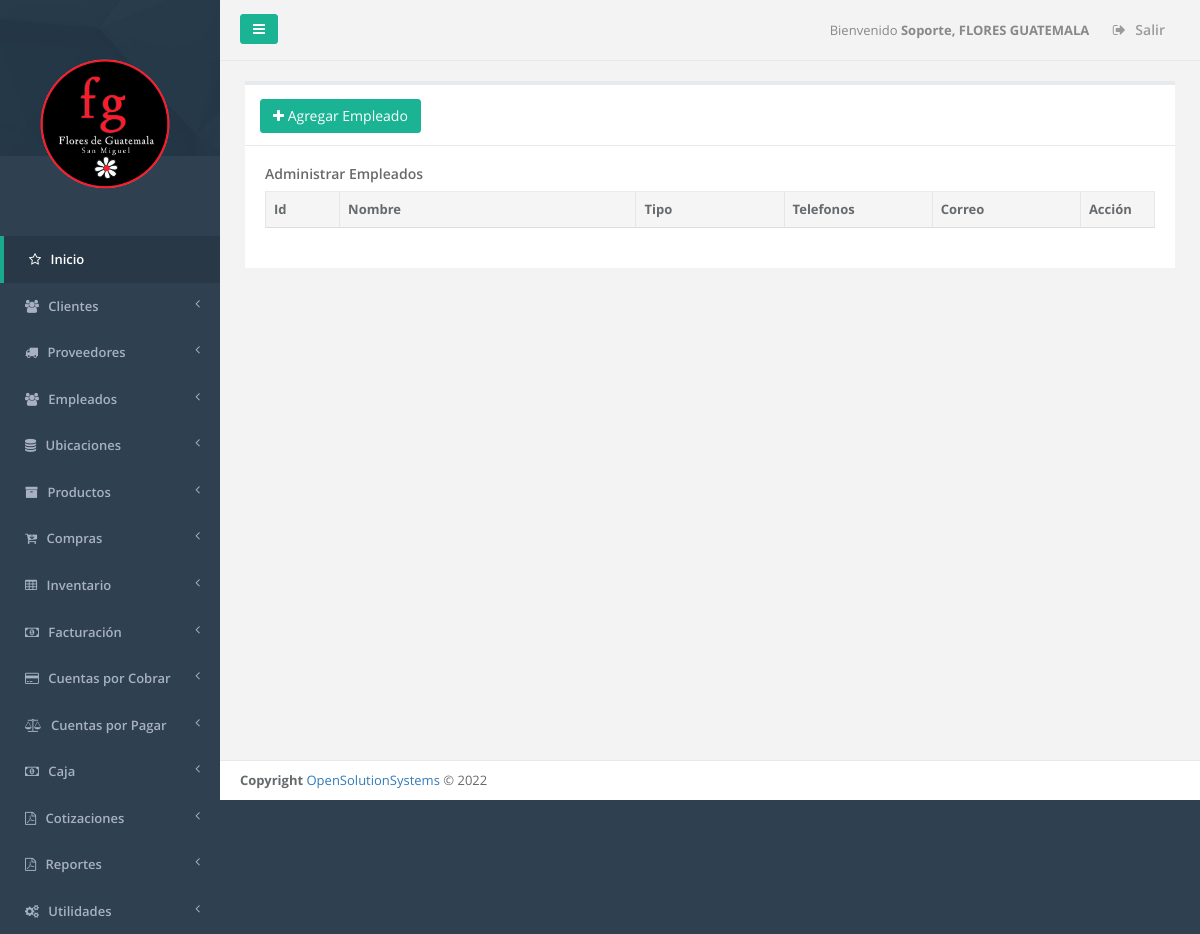
Before: /admin_empleado.php (signed in) with the older database file.
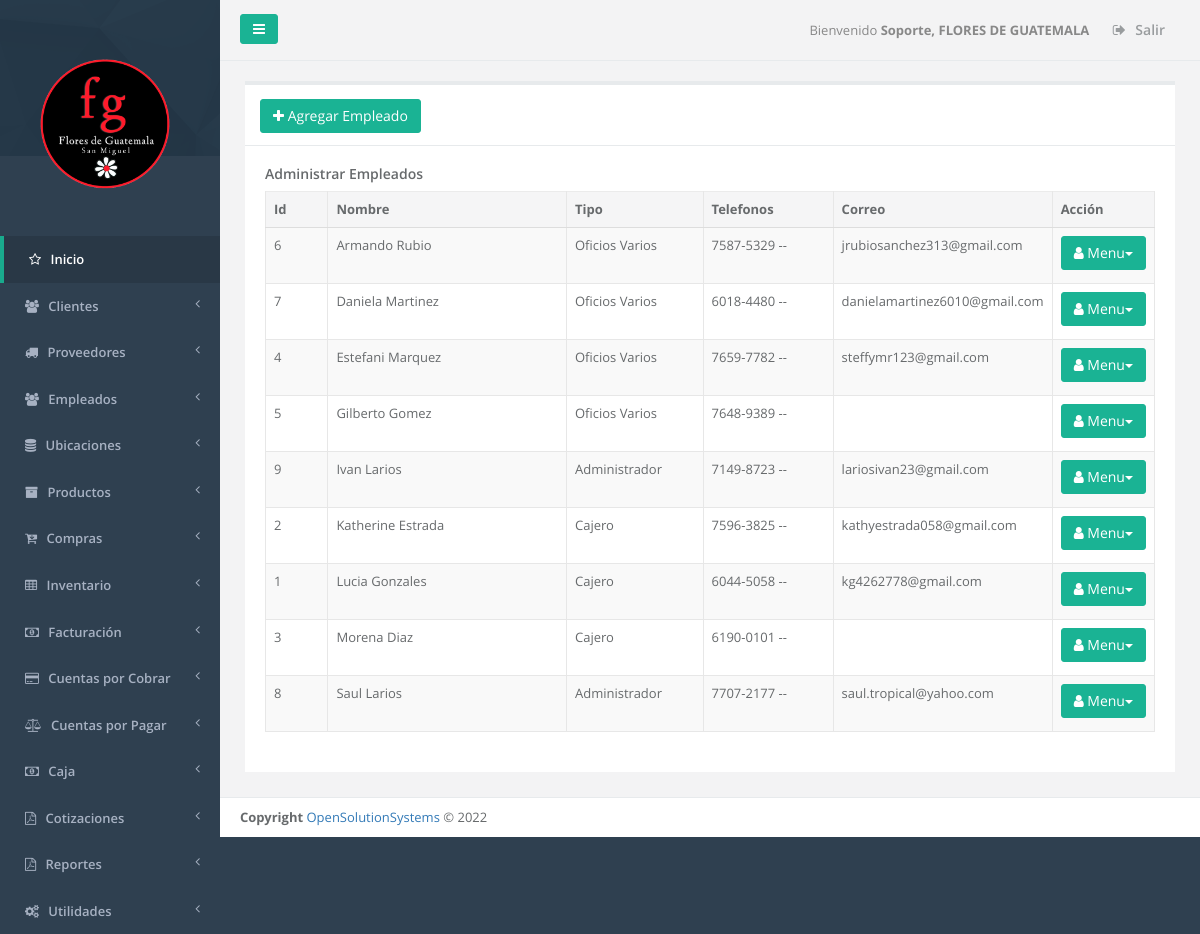
After: the same page with the newer database file.
### tables this page shows
CREATE TABLE `menu` (
  `id_server` int(11) NOT NULL,
  `unique_id` text NOT NULL,
  `id_menu` int(11) NOT NULL,
  `nombre` varchar(250) DEFAULT NULL,
  `prioridad` int(11) DEFAULT NULL,
  `icono` varchar(250) NOT NULL,
  `visible` tinyint(1) NOT NULL
);

CREATE TABLE `sucursal` (
  `id_server` int(11) NOT NULL,
  `unique_id` text NOT NULL,
  `id_sucursal` int(11) NOT NULL,
  `descripcion` text NOT NULL,
  `direccion` varchar(255) NOT NULL,
  `telefono1` varchar(20) NOT NULL,
  `telefono2` varchar(20) NOT NULL,
  `casa_matriz` tinyint(1) NOT NULL,
  `iva` float NOT NULL,
  `monto_retencion1` float NOT NULL,
  `monto_retencion10` float NOT NULL,
  `monto_percepcion` float NOT NULL,
  `n_sucursal` int(11) NOT NULL,
  `vigencia_factura` int(11) NOT NULL,
  `vigencia_pedido` int(11) NOT NULL,
  `giro` varchar(100) NOT NULL,
  `nrc` varchar(100) NOT NULL,
  `nit` varchar(100) NOT NULL,
  `razon_social` varchar(150) NOT NULL,
  `logo` varchar(150) NOT NULL,
  `serie_cof` varchar(100) NOT NULL,
  `desde_cof` int(11) NOT NULL,
  `hasta_cof` int(11) NOT NULL,
  `serie_ccf` varchar(100) NOT NULL,
  `desde_ccf` int(11) NOT NULL,
  `hasta_ccf` int(11) NOT NULL,
  `ultima_act` date NOT NULL
);

CREATE TABLE `empleado` (
  `id_server` int(11) NOT NULL,
  `unique_id` text NOT NULL,
  `id_sucursal` int(11) NOT NULL,
  `id_empleado` int(11) NOT NULL,
  `nombre` varchar(100) NOT NULL,
  `apellido` varchar(100) NOT NULL,
  `nit` varchar(20) NOT NULL,
  `dui` varchar(16) NOT NULL,
  `direccion` varchar(250) NOT NULL,
  `telefono1` varchar(12) NOT NULL,
  `telefono2` varchar(12) NOT NULL,
  `email` varchar(100) NOT NULL,
  `salariobase` float NOT NULL,
  `id_tipo_empleado` int(11) NOT NULL
);

CREATE TABLE `tipo_empleado` (
  `id_server` int(11) NOT NULL,
  `unique_id` text NOT NULL,
  `id_tipo_empleado` int(11) NOT NULL,
  `descripcion` varchar(250) NOT NULL
);

### _conexion.php (called while the page is built, shortened)
<?php
$username = "root";
$password = "admin$";
$hostname = "localhost";
$dbname = "flores_guatemala";
$conexion = mysqli_connect("$hostname","$username","$password","$dbname");
function _query($sql_string){
  global $conexion;
  mysqli_set_charset($conexion,"utf8");
  $query=mysqli_query($conexion,$sql_string);
  return $query;
}
function _fetch_array($sql_string){
  $fetched = mysqli_fetch_array($sql_string,MYSQLI_ASSOC);
  return $fetched;
}
function _num_rows($sql_string){
  $rows = mysqli_num_rows($sql_string);
  return $rows;
}
function get_name_script($url){
  if ( strpos($url, '/') !== FALSE ){
    $nombre_archivo_tmp = explode('/', $url);
  }
  $nombre_archivo= array_pop($nombre_archivo_tmp );
  return  $nombre_archivo;
}
function permission_usr($id_user,$filename){
  $sql1="SELECT menu.id_menu, menu.nombre as nombremenu, menu.prioridad,
  modulo.id_modulo,  modulo.nombre as nombremodulo, modulo.descripcion, modulo.filename,
  usuario_modulo.id_usuario,usuario.admin as admin
  FROM menu, modulo, usuario_modulo, usuario
  WHERE usuario.id_usuario='$id_user'
  AND menu.id_menu=modulo.id_menu
  AND usuario.id_usuario=usuario_modulo.id_usuario
  AND usuario_modulo.id_modulo=modulo.id_modulo
  AND modulo.filename='$filename'
  ";
  $result1=_query($sql1);
  $count1=_num_rows($result1);
  if($count1 >0){
    $row1=_fetch_array($result1);
    $admin=$row1['admin'];
    $nombremodulo=$row1['nombremodulo'];
    $filename=$row1['filename'];
    $name_link=$filename;
  }
  else{
    $name_link='NOT';
  }
  return $name_link;
}
?>

### admin_empleado.php (the view, shortened to what the changed rows need)
<?php
$_PAGE = array ();
$_PAGE ['links'] = null;
$_PAGE ['links'] .= '<link href="css/bootstrap.min.css" rel="stylesheet">';
$_PAGE ['links'] .= '<link href="font-awesome/css/font-awesome.css" rel="stylesheet">';
$_PAGE ['links'] .= '<link href="css/plugins/iCheck/custom.css" rel="stylesheet">';
$_PAGE ['links'] .= '<link href="css/plugins/chosen/chosen.css" rel="stylesheet">';
$_PAGE ['links'] .= '<link href="css/plugins/toastr/toastr.min.css" rel="stylesheet">';
$_PAGE ['links'] .= '<link href="css/plugins/jQueryUI/jquery-ui-1.10.4.custom.min.css" rel="stylesheet">';
$_PAGE ['links'] .= '<link href="css/plugins/jqGrid/ui.jqgrid.css" rel="stylesheet">';
$_PAGE ['links'] .= '<link href="css/plugins/dataTables/dataTables.bootstrap.css" rel="stylesheet">';
$_PAGE ['links'] .= '<link href="css/plugins/dataTables/dataTables.responsive.css" rel="stylesheet">';
$_PAGE ['links'] .= '<link href="css/plugins/dataTables/dataTables.tableTools.min.css" rel="stylesheet">';
$_PAGE ['links'] .= '<link href="css/animate.css" rel="stylesheet">';
$_PAGE ['links'] .= '<link href="css/style.css" rel="stylesheet">';
include_once "header.php";
include_once "main_menu.php";
$id_sucursal = $_SESSION["id_sucursal"];
$sql="SELECT e.*, te.descripcion FROM empleado AS e, tipo_empleado AS te WHERE e.id_tipo_empleado=te.id_tipo_empleado AND id_sucursal='$id_sucursal' ORDER BY e.nombre ASC, e.apellido ASC";
$result=_query($sql);
$id_user=$_SESSION["id_usuario"];
$admin=$_SESSION["admin"];
$uri = $_SERVER['SCRIPT_NAME'];
$filename=get_name_script($uri);
$links=permission_usr($id_user,$filename);
?>
<div class="wrapper wrapper-content  animated fadeInRight">
	<div class="row" id="row1">
		<div class="col-lg-12">
			<div class="ibox float-e-margins">
				<?php
				if ($links!='NOT' || $admin=='1' ) {
					?>
					<div class="ibox-content">
						<section>
							<table class="table table-striped table-bordered table-hover"id="editable">
								<thead>
									<tr>
										<th class="col-lg-1">Id </th>
										<th class="col-lg-4">Nombre</th>
										<th class="col-lg-2">Tipo</th>
										<th class="col-lg-2">Telefonos</th>
										<th class="col-lg-2">Correo</th>
										<th class="col-lg-1">Acci&oacute;n</th>
									</tr>
								</thead>
								<tbody>
									<?php
									while($row=_fetch_array($result))
									{
										$contacto=$row['nombre']."  ".$row['apellido'];
										$telefonos=$row['telefono1']." -- ".$row['telefono2'];
										$correo=$row['email'];
										$tipo=$row['descripcion'];
										echo "<tr>";
										echo"<td>".$row['id_empleado']."</td>
										<td>".$contacto."</td>
										<td>".$tipo."</td>
										<td>".$telefonos."</td>
										<td>".$correo."</td>";
										echo"<td><div class=\"btn-group\">
										<a href=\"#\" data-toggle=\"dropdown\" class=\"btn btn-primary dropdown-toggle\"><i class=\"fa fa-user icon-white\"></i> Menu<span class=\"caret\"></span></a>
										<ul class=\"dropdown-menu dropdown-primary\">";
										echo "</ul>
										</div>
										</td>
										</tr>";
									}
									?>
								</tbody>
							</table>
						</section>
					</div>
				</div>
				</div>
			</div>
		</div>
		<?php
		include("footer.php");
	}
	else {
		echo "<br><br><div class='alert alert-warning'>No tiene permiso para este modulo.</div></div></div></div></div>";
		include_once ("footer.php");
	}
	?>

### main_menu.php (shortened to what the changed rows need)
<?php
  $id_sucursal = $_SESSION['id_sucursal'];
  $sql_sucursal = "SELECT * FROM sucursal WHERE id_sucursal = '$id_sucursal'";
  $query_sucursal = _query($sql_sucursal);
  $row_sucursal = _fetch_array($query_sucursal);
  $logo = $row_sucursal['logo'];
?>
<nav class="navbar-default navbar-static-side" role="navigation">
  <div class="sidebar-collapse">
    <ul class="nav" id="side-menu">
      <li class="nav-header">
        <div class="dropdown profile-element"> <span>
          <img alt="image" class="img-responsive" src="<?php echo $logo;  ?>" width="180px" style="margin-left: -3%;">
        </span>
      </div>
    </li>
    <?php
    $id_user=$_SESSION["id_usuario"];
    $admin=$_SESSION["admin"];
    $sql_menus="SELECT id_menu, nombre, prioridad,icono FROM menu order by prioridad";
    $result=_query($sql_menus);
    $main_lnk='dashboard.php';
    while($row=_fetch_array($result))
    {
      $menuname=$row['nombre'];
      $id_menu=$row['id_menu'];
      $icono=$row['icono'];
      if($admin=='1')
      {
        $sql_links="SELECT distinct menu.id_menu, menu.nombre as nombremenu, menu.prioridad,
        modulo.id_modulo, modulo.nombre as nombremodulo, modulo.descripcion, modulo.filename, usuario.admin
        FROM menu, modulo, usuario
        WHERE usuario.id_usuario='$id_user'
        AND usuario.admin='1'
        AND menu.id_menu='$id_menu'
        AND menu.id_menu=modulo.id_menu
        AND modulo.mostrarmenu='1'
        AND menu.visible=1
        ";
      }
      $result_modules=_query($sql_links);
      $numrow2=_num_rows($result_modules);
      if($numrow2>0)
      {
        echo "<li><a href='".$main_lnk."'><i class='".$icono."'></i></i> <span class='nav-label'>".$menuname."</span> <span class='fa arrow'></span></a>";
        echo" </li>";
      }
    }
  ?>
</div>
</nav>
<div id="page-wrapper" class="gray-bg">
  <div class="row border-bottom">
    <nav class="navbar navbar-static-top" role="navigation" style="margin-bottom: 0">
      <?php
      $id_sucursal=$_SESSION["id_sucursal"];
      $qsucursal=_query("SELECT descripcion FROM sucursal WHERE id_sucursal='$id_sucursal'");
      $row_sucursal=_fetch_array($qsucursal);
      $sucursal=$row_sucursal["descripcion"];
      ?>
      <ul class="nav navbar-top-links navbar-right">
        <li>
          <span class="m-r-sm text-muted welcome-message">Bienvenido <b><?php echo $_SESSION["nombre"].", ".$sucursal ?> </b></span>
        </li>
      </ul>
    </nav>
  </div>

Changed rows visible on the page:
changed sucursal: descripcion "FLORES GUATEMALA" → "FLORES DE GUATEMALA"
added empleado: id_empleado "6", contacto "Armando Rubio", id_tipo_empleado.descripcion "Oficios Varios", telefonos "7587-5329 --", email "jrubiosanchez313@gmail.com"
added empleado: id_empleado "7", contacto "Daniela Martinez", id_tipo_empleado.descripcion "Oficios Varios", telefonos "6018-4480 --", email "danielamartinez6010@gmail.com"
added empleado: id_empleado "4", contacto "Estefani Marquez", id_tipo_empleado.descripcion "Oficios Varios", telefonos "7659-7782 --", email "steffymr123@gmail.com"
added empleado: id_empleado "5", contacto "Gilberto Gomez", id_tipo_empleado.descripcion "Oficios Varios", telefonos "7648-9389 --"
added empleado: id_empleado "9", contacto "Ivan Larios", id_tipo_empleado.descripcion "Administrador", telefonos "7149-8723 --", email "lariosivan23@gmail.com"
added empleado: id_empleado "2", contacto "Katherine Estrada", id_tipo_empleado.descripcion "Cajero", telefonos "7596-3825 --", email "kathyestrada058@gmail.com"
added empleado: id_empleado "1", contacto "Lucia Gonzales", id_tipo_empleado.descripcion "Cajero", telefonos "6044-5058 --", email "kg4262778@gmail.com"
added empleado: id_empleado "3", contacto "Morena Diaz", id_tipo_empleado.descripcion "Cajero", telefonos "6190-0101 --"
added empleado: id_empleado "8", contacto "Saul Larios", id_tipo_empleado.descripcion "Administrador", telefonos "7707-2177 --", email "saul.tropical@yahoo.com"
